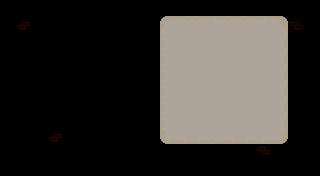

The image is a tile-based game level rendered from a .tmx file. Its description and complete source (layers, tilesets, objects, tile grids) follow:
An orthogonal 20x11 tile map with 16x16 px tiles, 2 tile layers (letter, animations).

<map version="1.10" tiledversion="1.11.2" orientation="orthogonal" renderorder="right-down" width="20" height="11" tilewidth="16" tileheight="16" infinite="0" nextlayerid="3" nextobjectid="1">
 <tileset firstgid="1" source="father_xmas_tiles.tsx" />
 <layer id="2" name="letter" width="20" height="11">
  <data encoding="csv">
0,0,0,0,0,0,0,0,0,0,0,0,0,0,0,0,0,0,0,0,
0,0,0,0,0,0,0,0,0,0,207,208,208,208,208,208,208,209,0,0,
0,0,0,0,0,0,0,0,0,0,227,228,228,228,228,228,228,229,0,0,
0,0,0,0,0,0,0,0,0,0,227,228,228,228,228,228,228,229,0,0,
0,0,0,0,0,0,0,0,0,0,227,228,228,228,228,228,228,229,0,0,
0,0,0,0,0,0,0,0,0,0,227,228,228,228,228,228,228,229,0,0,
0,0,0,0,0,0,0,0,0,0,227,228,228,228,228,228,228,229,0,0,
0,0,0,0,0,0,0,0,0,0,227,228,228,228,228,228,228,229,0,0,
0,0,0,0,0,0,0,0,0,0,247,228,228,228,228,228,228,249,0,0,
0,0,0,0,0,0,0,0,0,0,0,0,0,0,0,0,0,0,0,0,
0,0,0,0,0,0,0,0,0,0,0,0,0,0,0,0,0,0,0,0
</data>
 </layer>
 <layer id="1" name="animations" width="20" height="11">
  <data encoding="csv">
0,0,0,0,0,0,0,0,0,0,0,0,0,0,0,0,0,0,0,0,
0,110,0,0,0,0,0,0,0,0,0,2147483856,0,1073742072,0,0,3221225720,0,2147483758,0,
0,0,0,0,0,0,0,0,0,0,0,0,0,0,0,0,0,0,0,0,
0,0,0,0,0,0,0,0,0,0,0,0,0,0,0,0,0,0,0,0,
0,0,0,0,0,0,0,0,0,0,0,0,0,0,0,0,0,0,0,0,
0,0,0,0,0,0,0,0,0,0,0,0,0,0,0,0,0,0,0,0,
0,0,0,0,0,0,0,0,0,0,0,0,0,0,0,0,0,0,0,0,
0,0,0,0,0,0,0,0,0,0,0,0,0,0,0,0,0,0,0,0,
0,0,0,110,0,0,0,0,0,0,0,2147483896,248,1073742032,2147483896,248,248,0,0,0,
0,0,0,0,0,0,0,0,0,0,0,0,0,0,0,0,1073741934,0,0,0,
0,0,0,0,0,0,0,0,0,0,0,0,0,0,0,0,0,0,0,0
</data>
 </layer>
</map>
